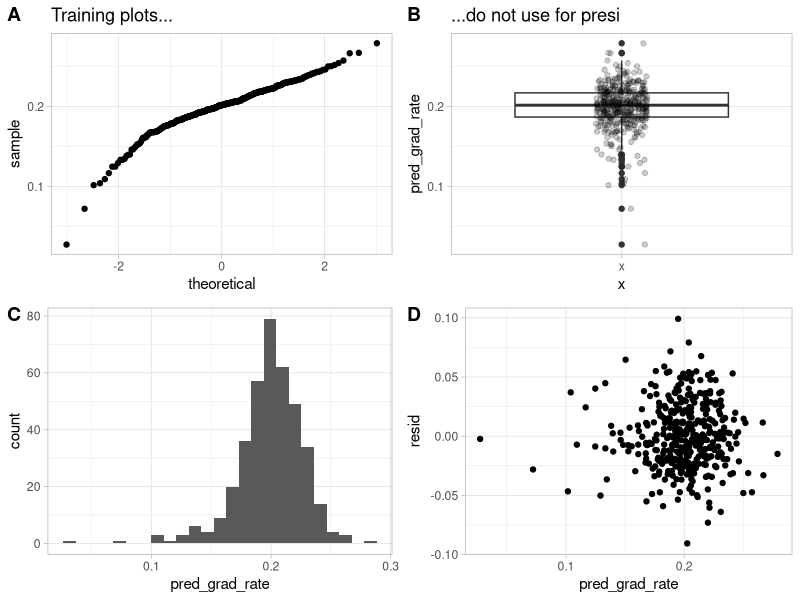
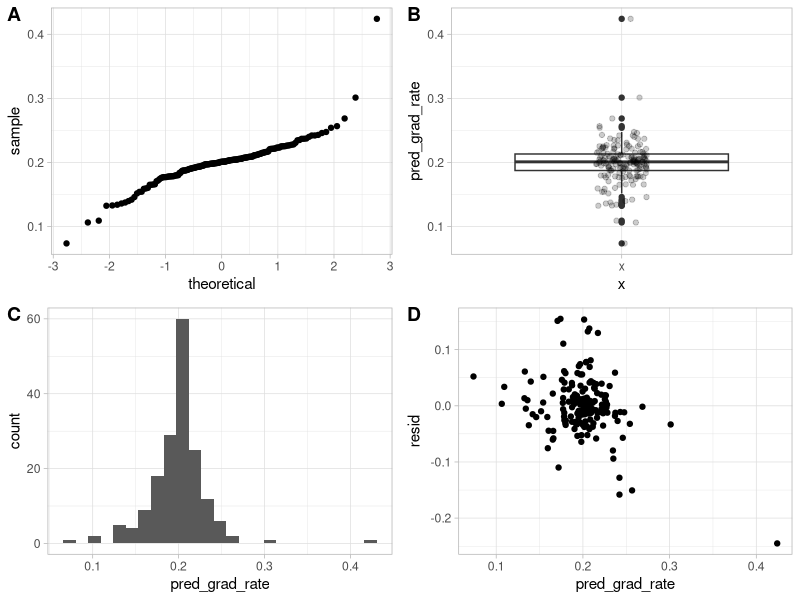
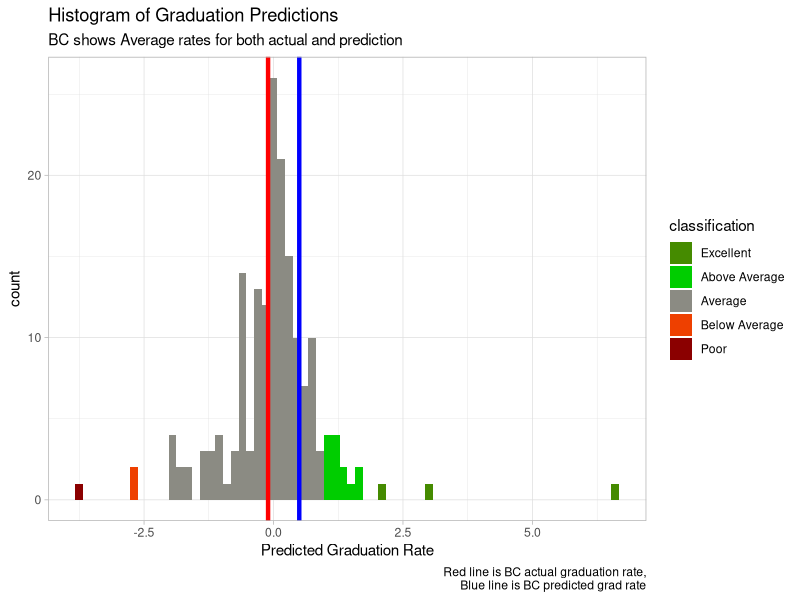

Write the R code that produced these figures, in order.
## ---- chunk 1
knitr::opts_chunk$set(echo = TRUE)
library(tidyverse)
library(modelr)

set.seed(310)
## ---- chunk 2
#load training
training <- read_csv(here::here("data/train_data.csv")) %>% 
  dplyr::select(-contains("X"), -id)

#load testing
testing <- read_csv(here::here("data/test_data.csv")) %>% 
  dplyr::select(-contains("X"), -id) 
## ---- chunk 3
model.1 <- lm(grad_rate ~ student_count +spending_per_award +full_time_pct
             +full_time_count +med_sat_value +aid_value
             +endow_value +grad_on_time_pct +pell_value +fresh_retain_value
             + full_time_fac_pct,
             data = training)

#remove outliers using model 1
training_without_outliers <- add_residuals(data = training,
                                           model = model.1,
                                           var = "resid") %>% 
  mutate(sdev = sd(resid),
                std.norm = resid / sdev,
                abs.std = abs(std.norm)) %>% #note: 407 rows at this point
   #dplyr::arrange(desc(abs.std)) %>% 
  filter(abs.std < 2)
## ---- chunk 4
model.10 <- lm(grad_rate ~ spending_per_award 
               + full_time_count
               + med_sat_value
               + endow_value
               + grad_on_time_pct
               + pell_value
               + fresh_retain_value
             + endow_value*spending_per_award     #EndowXSpend
             + pell_value*med_sat_value           #PellXSat
             + fresh_retain_value*med_sat_value   #RetainXSat
             ,data = training_without_outliers)
## ---- chunk 5
training_with_predictions <- add_predictions(training_without_outliers, model.10, var = "pred_grad_rate") %>% 
  add_residuals(model = model.10, var = "resid") %>% 
  #and we dont need these other variables either
  dplyr::select(-sdev, -std.norm, -abs.std) %>% 
  mutate(scaled = scale(pred_grad_rate))
## ---- chunk 6
#and a quick visual of known graduation to predicuted graduation
training_predictions_scatter <- training_with_predictions %>% 
  ggplot(aes(x = grad_rate, y = pred_grad_rate)) +
  geom_point() + 
  geom_smooth(method = "lm") + 
  geom_rug() +
  theme_light()
##################################################
##                                              ##
## ^^^^ TAKE THIS OUT AND PUT IN A QQ PLOT ^^^^ ##
##                                              ##
##################################################

training_QQ <- training_with_predictions %>% 
  ggplot(aes(sample = pred_grad_rate)) +
  stat_qq() +
  theme_light() +
  labs(title = "Training plots...")


training_predictions_boxplot <- training_with_predictions %>% 
  arrange(basic) %>% 
  ggplot(aes(y = pred_grad_rate, x = "x")) +
  geom_boxplot() + 
  geom_jitter(alpha = 0.2, width = .09) +
  theme_light() +
  labs(title = "...do not use for presi")

#histogram of scaled predictions
training_predictions_histogram <- training_with_predictions %>% 
  ggplot() +
  geom_histogram(aes(x = pred_grad_rate), bins = 25) +
  theme_light() 

training_pred_vs_resids <- training_with_predictions %>% 
  ggplot() +
  geom_point(aes(x = pred_grad_rate, y = resid)) +
  theme_light() 

cowplot::plot_grid(training_QQ, 
                   training_predictions_boxplot, 
                   training_predictions_histogram,
                   training_pred_vs_resids,
                   labels = c("A", "B", "C", "D"))
## ---- chunk 7
testing_with_predictions <- add_predictions(testing, model = model.10, var = "pred_grad_rate") %>% 
  add_residuals(model = model.10, var = "resid") %>% 
  #and we dont need these other variables either
  #dplyr::select(-resid, -sdev, -std.norm, -abs.std) %>% 
  mutate(scaled_act = scale(grad_rate), 
         scaled_pred = scale(pred_grad_rate),
         classification = factor(case_when(scaled_pred <= (-3) ~ "Poor",
                                           scaled_pred <= (-2) ~ "Below Average",
                                           scaled_pred <= (1) ~ "Average",
                                           scaled_pred <= (2) ~ "Above Average",
                                           scaled_pred > (2) ~ "Excellent"),
                                 levels = c("Excellent", "Above Average", "Average", "Below Average", "Poor"))
         ) %>% 
  arrange(pred_grad_rate)
## ---- chunk 8
#and a quick visual of known graduation to predicuted graduation
testing_predictions_scatter <- testing_with_predictions %>% 
  ggplot(aes(x = grad_rate, y = pred_grad_rate)) +
  geom_point() + 
  geom_smooth(method = "lm") + 
  geom_rug() +
  theme_light()
##################################################
##                                              ##
## ^^^^ TAKE THIS OUT AND PUT IN A QQ PLOT ^^^^ ##
##                                              ##
##################################################

testing_QQ <- testing_with_predictions %>% 
  ggplot(aes(sample = pred_grad_rate)) +
  stat_qq() +
  theme_light()

#histogram of scaled predictions
testing_predictions_histogram <- testing_with_predictions %>% 
  ggplot() +
  geom_histogram(aes(x = pred_grad_rate), bins = 25) +
  theme_light()

#boxplot the predictions
testing_predictions_boxplot <- testing_with_predictions %>% 
  arrange(basic) %>% 
  ggplot(aes(y = pred_grad_rate, x = "x")) +
  geom_boxplot() + 
  geom_jitter(alpha = 0.2, width = .09) +
  theme_light()

#scatterplot predictions vs residuals
testing_pred_vs_resids <- testing_with_predictions %>% 
  ggplot() +
  geom_point(aes(x = pred_grad_rate, y = resid)) +
  theme_light()

cowplot::plot_grid(testing_QQ, 
                   testing_predictions_boxplot, 
                   testing_predictions_histogram, 
                   testing_pred_vs_resids,
                   labels = c("A", "B", "C", "D"))
## ---- chunk 9
vlines <- as.matrix(testing_with_predictions %>% 
                      filter(institution_name == "Bellevue College") %>% 
                      select(scaled_pred, scaled_act))

colorlist <- c("chartreuse4", "green3", "ivory4", "orangered2", "darkred")

testing_with_predictions %>% 
  ggplot() +
  geom_histogram(aes(x = scaled_pred, fill = classification), binwidth = .15) +
  #scale_fill_brewer(palette="Dark2")
  #scale_fill_gradient2(low = "red", mid = "grey", high = "green",midpoint = mpgr) +
  geom_vline(aes(xintercept = vlines[1]), color = "blue", size = 1.5) +
  geom_vline(aes(xintercept = vlines[2]), color = "red", size = 1.5) +
  theme_light() +
  theme(legend.position="right") +
  labs(title = "Histogram of Graduation Predictions",
       subtitle = "BC shows Average rates for both actual and prediction",
       x = "Predicted Graduation Rate",
       caption = "Red line is BC actual graduation rate,
  Blue line is BC predicted grad rate") +
  scale_fill_manual(values = colorlist)
